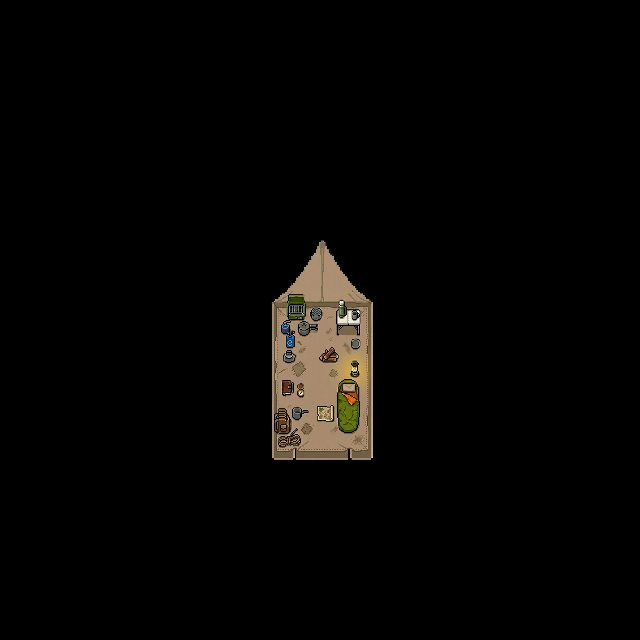

This is a level from a 2D game, rendered from its Tiled map with the project's own tilesets. A one-line summary and the map file follow, with tile-layer data summarised:
An orthogonal 40x40 tile map with 16x16 px tiles, 1 tile layer (Calque de Tuiles 1) and 55 objects (53x collision, exit_camp, spawn_camp).

<map version="1.10" tiledversion="1.11.2" orientation="orthogonal" renderorder="right-down" width="40" height="40" tilewidth="16" tileheight="16" infinite="0" nextlayerid="3" nextobjectid="60">
 <tileset firstgid="1" source="tente_half.tsx" />
 <layer id="1" name="Calque de Tuiles 1" width="40" height="40">
  <data>[1600 cells, 119 non-empty, 112 distinct tile ids]</data>
 </layer>
 <objectgroup id="2" name="Calque d'Objets 1">
  <object id="1" name="exit_camp" x="294.167" y="453.098" width="55.5" height="8.25" />
  <object id="2" name="spawn_camp" x="319.75" y="433.765">
   <point />
  </object>
  <object id="3" type="collision" x="338.125" y="384.14" width="19.875" height="43.25" />
  <object id="4" type="collision" x="357.875" y="386.265" width="2.25" height="30" />
  <object id="5" type="collision" x="339.125" y="427.515" width="18.5" height="1.625" />
  <object id="6" type="collision" x="340.875" y="429.265" width="12.625" height="3.125" />
  <object id="7" type="collision" x="353.75" y="429.265" width="2.125" height="1.5" />
  <object id="8" type="collision" x="339.25" y="381.765" width="17.875" height="2.125" />
  <object id="9" type="collision" x="341.625" y="379.64" width="13.875" height="1.875" />
  <object id="10" type="collision" x="351.5" y="360.015" width="7.375" height="16.375" />
  <object id="11" type="collision" x="319.875" y="355.39" width="16.25" height="5.75" />
  <object id="12" type="collision" x="321.375" y="352.515" width="15.375" height="2.875" />
  <object id="13" type="collision" x="325.625" y="348.765" width="9.625" height="3.125" />
  <object id="14" type="collision" x="330.5" y="346.64" width="3.125" height="2" />
  <object id="15" type="collision" x="351.75" y="339.765" width="8.5" height="8" />
  <object id="16" type="collision" x="292.25" y="407.39" width="9" height="11.625" />
  <object id="17" type="collision" x="301.75" y="408.64" width="7.125" height="3.625" />
  <object id="18" type="collision" x="301.375" y="411.515" width="3.125" height="2" />
  <object id="19" name="chest_camp" type="collision" x="278.125" y="407.64" width="9.25" height="25.75" />
  <object id="20" name="chest_camp" type="collision" x="287.375" y="414.39" width="1.75" height="17.625" />
  <object id="21" name="chest_camp" type="collision" x="289" y="416.515" width="1" height="15.125" />
  <object id="22" name="chest_camp" type="collision" x="289.375" y="419.14" width="2.5" height="9" />
  <object id="23" type="collision" x="277.25" y="436.64" width="22" height="8.625" />
  <object id="24" type="collision" x="290.25" y="433.64" width="8.125" height="4" />
  <object id="25" type="collision" x="279.375" y="444.64" width="6" height="1.875" />
  <object id="26" name="chest_camp" type="collision" x="291.375" y="431.515" width="3.375" height="1.5" />
  <object id="27" type="collision" x="293.5" y="429.265" width="3" height="1.5" />
  <object id="28" type="collision" x="282.125" y="379.64" width="9.375" height="15.125" />
  <object id="29" type="collision" x="291.125" y="382.39" width="2.625" height="9.5" />
  <object id="30" type="collision" x="296.875" y="383.39" width="6.75" height="12.25" />
  <object id="31" type="collision" x="283.125" y="353.265" width="11.875" height="6.5" />
  <object id="32" type="collision" x="283.25" y="359.89" width="10.625" height="2.375" />
  <object id="33" type="collision" x="285.625" y="350.015" width="6.375" height="3.25" />
  <object id="34" type="collision" x="287.25" y="300.765" width="16.625" height="18.875" />
  <object id="35" type="collision" x="288.125" y="294.14" width="15.875" height="6.625" />
  <object id="36" type="collision" x="304" y="300.765" width="1.875" height="16.25" />
  <object id="37" type="collision" x="298.375" y="324.015" width="8.375" height="11.375" />
  <object id="38" type="collision" x="299.375" y="321.39" width="9.375" height="3" />
  <object id="39" type="collision" x="306.875" y="324.14" width="2.625" height="9.5" />
  <object id="40" type="collision" x="308.625" y="323.515" width="9.25" height="7.125" />
  <object id="41" type="collision" x="310.25" y="307.265" width="11.625" height="13" />
  <object id="42" type="collision" x="337" y="309.515" width="23" height="25.125" />
  <object id="44" type="collision" x="273.125" y="299.64" width="100.5" height="10.5" />
  <object id="46" type="collision" x="284" y="319.14" width="6.875" height="3.625" />
  <object id="47" type="collision" x="282.625" y="321.515" width="5.375" height="11.875" />
  <object id="48" type="collision" x="287.5" y="324.39" width="2" height="7.375" />
  <object id="49" type="collision" x="280.125" y="324.39" width="2.875" height="7" />
  <object id="50" type="collision" x="286.25" y="332.515" width="7.125" height="15" />
  <object id="51" type="collision" x="292.75" y="335.515" width="2.25" height="11.75" />
  <object id="52" type="collision" x="289.75" y="329.015" width="4.875" height="4" />
  <object id="53" type="collision" x="269.5" y="302.015" width="5.75" height="155.5" />
  <object id="54" type="collision" x="273.5" y="447.265" width="20.75" height="12.75" />
  <object id="55" type="collision" x="349.25" y="448.015" width="22.5" height="11.5" />
  <object id="56" type="collision" x="367.75" y="299.265" width="6.75" height="158" />
  <object id="59" type="collision" x="270.75" y="458" width="105.75" height="16.5" />
 </objectgroup>
</map>
